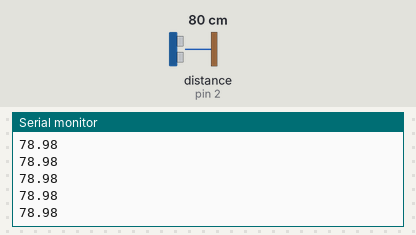
The sketch below on a simulated Arduino Uno, built with avr-gcc and run on an emulated ATmega328P. On the bench: the last lines printed to the serial monitor. Wiring (inferred from the names in the program): ultrasonic range finder: trigger pin 3; echo pin 2. The test bench sets the inputs (shaded band); at power-on: distance to the obstacle (sensor on pin 2) 80 cm. The echo pulse lasts 58.3 µs per cm.

Above: at 1.2 s.
1.3 s: distance to the obstacle (sensor on pin 2) set to 2 cm
At 2.1 s:
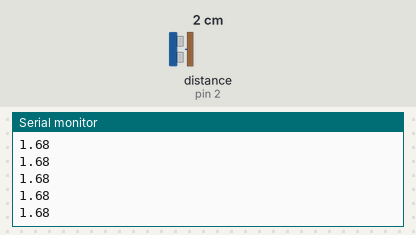
2.8 s: distance to the obstacle (sensor on pin 2) set to 4 cm
At 3.9 s:
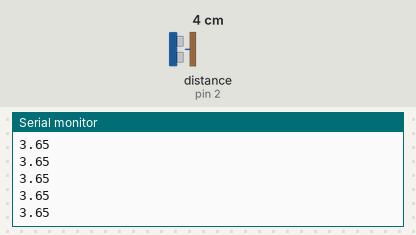
Timing chart, 0 to 5.8 s (numbered marks = the images above; inputs shaded):
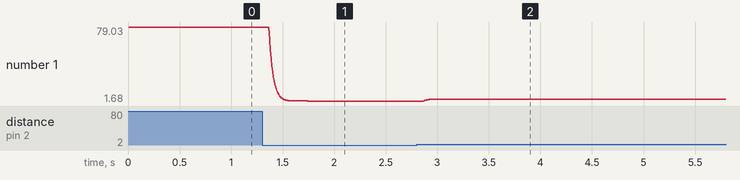

Measured:
- after the input at 1.3 s, the serial monitor: prints a new line after 0.07 s (image 1)
- after the input at 2.8 s, the serial monitor: prints a new line after 0.07 s (image 2)
- plotted number 1: 78.98 → 1.68 after the input at 1.3 s

The sketch:

1D_kalman_as_function.ino
```cpp
#define echoPinA 2
#define trigPinA 3

#define echoPinB 4
#define trigPinB 5

long duration;
float distance;

// kalman variables
float R = 2.92E-03;  // measuement variance; determined using excel and reading samples of raw sensor data which is constant
float Q = 1e-4;  //arbitaryly determined for this case. -5,-7(not working),-3(working)
float Pc = 0.0;
float G = 0.0;
float P = 1.0;
float Xp = 0.0;
float Zp = 0.0;
float Xe = 0.0;

float dist_fun (int trigPin, int echoPin) // sr04 dist mesarmnt function declaration
{
  float dist;
  // Clears the trigPin condition
  digitalWrite(trigPin, LOW);
  delayMicroseconds(2);
  // Sets the trigPin HIGH (ACTIVE) for 10 microseconds
  digitalWrite(trigPin, HIGH);
  delayMicroseconds(10);
  digitalWrite(trigPin, LOW);
  // Reads the echoPin, returns the sound wave travel time in microseconds
  duration = pulseIn(echoPin, HIGH);
  // Calculating the distance
  dist = duration * 0.034 / 2; // Speed of sound wave divided by 2 (go and back)

  return dist;
}

float kal_fun(float dist)
  {
  // kalman process
  Pc = P + Q;       //Predict covariance
  Xp = Xe;
  G = Pc/(Pc + R);    // kalman gain
  Zp = Xp;
  Xe = G*(dist-Zp)+Xp;   // the kalman State estimate of the sensor voltage
  P = (1-G)*Pc;             //update covarience
  return Xe;
  }

void setup()
{
  pinMode(trigPinA, OUTPUT);
  pinMode(echoPinA, INPUT);
  pinMode(trigPinB, OUTPUT);
  pinMode(echoPinB, INPUT);
  Serial.begin(9600);
}

void loop()
{
float a,b,c,d;
a= dist_fun(trigPinA,echoPinA);
b= kal_fun(a);
Serial.println(b);
//Serial.print(",");
//delay(20);
//c= dist_fun(trigPinB,echoPinB);
//d= kal_fun(c);
//Serial.println(d);


}
```
